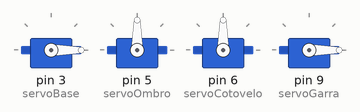
Simulated run of this sketch. Board: Arduino Uno, built with avr-gcc and run on an emulated ATmega328P. Shown: 4 × servo.

Above: at 1.05 s.
At 2.1 s:
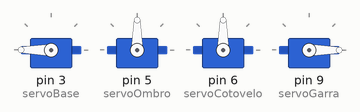
At 3.15 s:
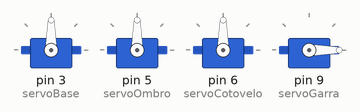
At 5.25 s:
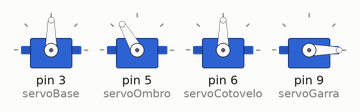
At 7.55 s:
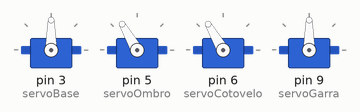
At 9.5 s:
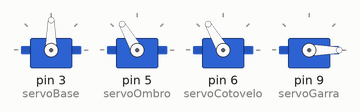
Timing chart, 0 to 12.1 s (numbered marks = the images above):
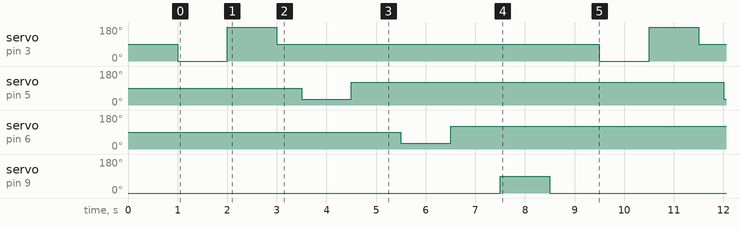

The sketch:

braco-robotico.ino
```cpp
/*
  PROJETO: BRAÇO ROBÓTICO COM ARDUINO
  Movimentos:
    - Base: direita e esquerda
    - Ombro: mão pra cima
    - Cotovelo: outra parte da mão pra baixo
    - Garra: abre e fecha
*/

#include <Servo.h>

Servo servoBase;      // Pino 3 - gira direita/esquerda
Servo servoOmbro;     // Pino 5 - mão pra cima
Servo servoCotovelo;  // Pino 6 - outra parte pra baixo
Servo servoGarra;     // Pino 9 - garras

void setup() {
  servoBase.attach(3);
  servoOmbro.attach(5);
  servoCotovelo.attach(6);
  servoGarra.attach(9);

  // Posição inicial - tudo no meio
  servoBase.write(90);
  servoOmbro.write(90);
  servoCotovelo.write(90);
  servoGarra.write(0); // Garra aberta
  delay(1000);
}

void loop() {
  // 1. BASE PRA DIREITA E ESQUERDA
  servoBase.write(0);   // direita
  delay(1000);
  servoBase.write(180); // esquerda
  delay(1000);
  servoBase.write(90);  // volta pro meio
  delay(500);

  // 2. MÃO PRA CIMA (OMBRO)
  servoOmbro.write(30);  // sobe
  delay(1000);
  servoOmbro.write(120); // desce
  delay(1000);

  // 3. OUTRA PARTE DA MÃO PRA BAIXO (COTOVELO)
  servoCotovelo.write(30);  // desce
  delay(1000);
  servoCotovelo.write(120); // sobe
  delay(1000);

  // 4. GARRAS - ABRE E FECHA
  servoGarra.write(90); // fecha
  delay(1000);
  servoGarra.write(0);  // abre
  delay(1000);
}
```

Measured:
- by itself, servo on pin 3 (servoBase): repeats every 8.5 s: 180° 1.0 s, 90° 6.5 s, 0° 1.0 s
- by itself, servo on pin 5 (servoOmbro), servo on pin 6 (servoCotovelo): alternates 120° for 7.5 s and 30° for 1.0 s
- by itself, servo on pin 9 (servoGarra): alternates 90° for 1.0 s and 0° for 7.5 s
